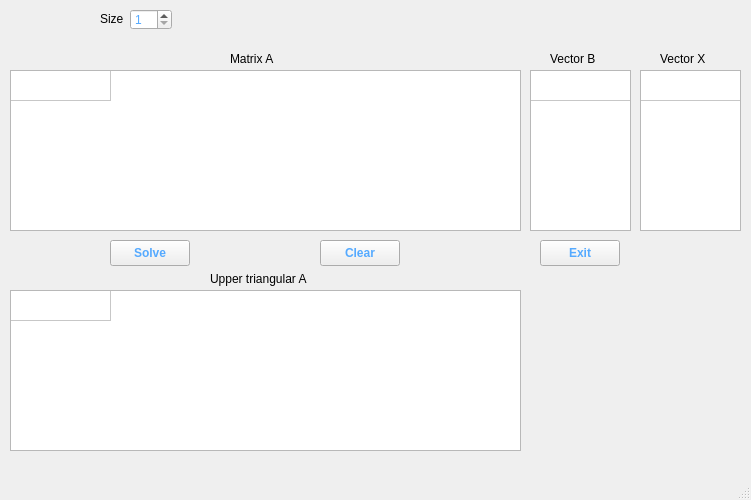
<?xml version="1.0" encoding="UTF-8"?>
<ui version="4.0">
 <class>MainWindow</class>
 <widget class="QMainWindow" name="MainWindow">
  <property name="geometry">
   <rect>
    <x>0</x>
    <y>0</y>
    <width>751</width>
    <height>500</height>
   </rect>
  </property>
  <property name="windowTitle">
   <string>MainWindow</string>
  </property>
  <widget class="QWidget" name="centralwidget">
   <widget class="QTableWidget" name="tableWidget_A">
    <property name="geometry">
     <rect>
      <x>10</x>
      <y>70</y>
      <width>511</width>
      <height>161</height>
     </rect>
    </property>
    <property name="rowCount">
     <number>1</number>
    </property>
    <property name="columnCount">
     <number>1</number>
    </property>
    <attribute name="horizontalHeaderVisible">
     <bool>false</bool>
    </attribute>
    <attribute name="verticalHeaderVisible">
     <bool>false</bool>
    </attribute>
    <row/>
    <column/>
   </widget>
   <widget class="QTableWidget" name="tableWidget_B">
    <property name="geometry">
     <rect>
      <x>530</x>
      <y>70</y>
      <width>101</width>
      <height>161</height>
     </rect>
    </property>
    <property name="rowCount">
     <number>1</number>
    </property>
    <property name="columnCount">
     <number>1</number>
    </property>
    <attribute name="horizontalHeaderVisible">
     <bool>false</bool>
    </attribute>
    <attribute name="verticalHeaderVisible">
     <bool>false</bool>
    </attribute>
    <row/>
    <column/>
   </widget>
   <widget class="QTableWidget" name="tableWidget_X">
    <property name="geometry">
     <rect>
      <x>640</x>
      <y>70</y>
      <width>101</width>
      <height>161</height>
     </rect>
    </property>
    <property name="rowCount">
     <number>1</number>
    </property>
    <property name="columnCount">
     <number>1</number>
    </property>
    <attribute name="horizontalHeaderVisible">
     <bool>false</bool>
    </attribute>
    <attribute name="verticalHeaderVisible">
     <bool>false</bool>
    </attribute>
    <row/>
    <column/>
   </widget>
   <widget class="QLabel" name="label">
    <property name="geometry">
     <rect>
      <x>230</x>
      <y>50</y>
      <width>58</width>
      <height>18</height>
     </rect>
    </property>
    <property name="text">
     <string>Matrix A</string>
    </property>
   </widget>
   <widget class="QLabel" name="label_2">
    <property name="geometry">
     <rect>
      <x>550</x>
      <y>50</y>
      <width>58</width>
      <height>18</height>
     </rect>
    </property>
    <property name="text">
     <string>Vector B</string>
    </property>
   </widget>
   <widget class="QLabel" name="label_3">
    <property name="geometry">
     <rect>
      <x>660</x>
      <y>50</y>
      <width>58</width>
      <height>18</height>
     </rect>
    </property>
    <property name="text">
     <string>Vector X</string>
    </property>
   </widget>
   <widget class="QPushButton" name="pushButton_Solve">
    <property name="geometry">
     <rect>
      <x>110</x>
      <y>240</y>
      <width>80</width>
      <height>26</height>
     </rect>
    </property>
    <property name="palette">
     <palette>
      <active>
       <colorrole role="WindowText">
        <brush brushstyle="SolidPattern">
         <color alpha="255">
          <red>85</red>
          <green>255</green>
          <blue>255</blue>
         </color>
        </brush>
       </colorrole>
       <colorrole role="ButtonText">
        <brush brushstyle="SolidPattern">
         <color alpha="255">
          <red>84</red>
          <green>169</green>
          <blue>255</blue>
         </color>
        </brush>
       </colorrole>
      </active>
      <inactive>
       <colorrole role="WindowText">
        <brush brushstyle="SolidPattern">
         <color alpha="255">
          <red>85</red>
          <green>255</green>
          <blue>255</blue>
         </color>
        </brush>
       </colorrole>
       <colorrole role="ButtonText">
        <brush brushstyle="SolidPattern">
         <color alpha="255">
          <red>84</red>
          <green>169</green>
          <blue>255</blue>
         </color>
        </brush>
       </colorrole>
      </inactive>
      <disabled/>
     </palette>
    </property>
    <property name="font">
     <font>
      <bold>true</bold>
     </font>
    </property>
    <property name="text">
     <string>Solve</string>
    </property>
   </widget>
   <widget class="QPushButton" name="pushButton_Clear">
    <property name="geometry">
     <rect>
      <x>320</x>
      <y>240</y>
      <width>80</width>
      <height>26</height>
     </rect>
    </property>
    <property name="palette">
     <palette>
      <active>
       <colorrole role="ButtonText">
        <brush brushstyle="SolidPattern">
         <color alpha="255">
          <red>85</red>
          <green>170</green>
          <blue>255</blue>
         </color>
        </brush>
       </colorrole>
      </active>
      <inactive>
       <colorrole role="ButtonText">
        <brush brushstyle="SolidPattern">
         <color alpha="255">
          <red>85</red>
          <green>170</green>
          <blue>255</blue>
         </color>
        </brush>
       </colorrole>
      </inactive>
      <disabled/>
     </palette>
    </property>
    <property name="font">
     <font>
      <bold>true</bold>
     </font>
    </property>
    <property name="text">
     <string>Clear</string>
    </property>
   </widget>
   <widget class="QPushButton" name="pushButton_Exit">
    <property name="geometry">
     <rect>
      <x>540</x>
      <y>240</y>
      <width>80</width>
      <height>26</height>
     </rect>
    </property>
    <property name="palette">
     <palette>
      <active>
       <colorrole role="ButtonText">
        <brush brushstyle="SolidPattern">
         <color alpha="255">
          <red>85</red>
          <green>170</green>
          <blue>255</blue>
         </color>
        </brush>
       </colorrole>
      </active>
      <inactive>
       <colorrole role="ButtonText">
        <brush brushstyle="SolidPattern">
         <color alpha="255">
          <red>85</red>
          <green>170</green>
          <blue>255</blue>
         </color>
        </brush>
       </colorrole>
      </inactive>
      <disabled/>
     </palette>
    </property>
    <property name="font">
     <font>
      <bold>true</bold>
     </font>
    </property>
    <property name="text">
     <string>Exit</string>
    </property>
   </widget>
   <widget class="QLabel" name="label_4">
    <property name="geometry">
     <rect>
      <x>100</x>
      <y>10</y>
      <width>31</width>
      <height>18</height>
     </rect>
    </property>
    <property name="text">
     <string>Size</string>
    </property>
   </widget>
   <widget class="QSpinBox" name="spinBox">
    <property name="geometry">
     <rect>
      <x>130</x>
      <y>9</y>
      <width>42</width>
      <height>21</height>
     </rect>
    </property>
    <property name="palette">
     <palette>
      <active>
       <colorrole role="Text">
        <brush brushstyle="SolidPattern">
         <color alpha="255">
          <red>85</red>
          <green>170</green>
          <blue>255</blue>
         </color>
        </brush>
       </colorrole>
      </active>
      <inactive>
       <colorrole role="Text">
        <brush brushstyle="SolidPattern">
         <color alpha="255">
          <red>85</red>
          <green>170</green>
          <blue>255</blue>
         </color>
        </brush>
       </colorrole>
      </inactive>
      <disabled/>
     </palette>
    </property>
    <property name="minimum">
     <number>1</number>
    </property>
    <property name="maximum">
     <number>5</number>
    </property>
   </widget>
   <widget class="QLabel" name="label_5">
    <property name="geometry">
     <rect>
      <x>210</x>
      <y>270</y>
      <width>121</width>
      <height>18</height>
     </rect>
    </property>
    <property name="text">
     <string>Upper triangular A</string>
    </property>
   </widget>
   <widget class="QTableWidget" name="tableWidget_C">
    <property name="geometry">
     <rect>
      <x>10</x>
      <y>290</y>
      <width>511</width>
      <height>161</height>
     </rect>
    </property>
    <property name="rowCount">
     <number>1</number>
    </property>
    <property name="columnCount">
     <number>1</number>
    </property>
    <attribute name="horizontalHeaderVisible">
     <bool>false</bool>
    </attribute>
    <attribute name="verticalHeaderVisible">
     <bool>false</bool>
    </attribute>
    <row/>
    <column/>
   </widget>
  </widget>
  <widget class="QMenuBar" name="menubar">
   <property name="geometry">
    <rect>
     <x>0</x>
     <y>0</y>
     <width>751</width>
     <height>23</height>
    </rect>
   </property>
  </widget>
  <widget class="QStatusBar" name="statusbar"/>
 </widget>
 <resources/>
 <connections/>
</ui>
